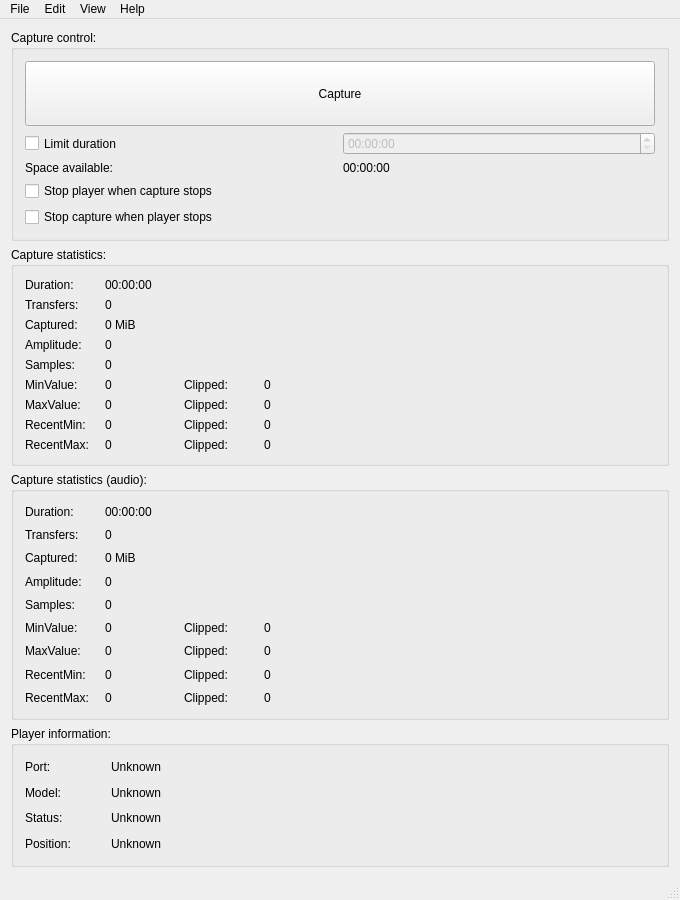
<?xml version="1.0" encoding="UTF-8"?>
<ui version="4.0">
 <class>MainWindow</class>
 <widget class="QMainWindow" name="MainWindow">
  <property name="geometry">
   <rect>
    <x>0</x>
    <y>0</y>
    <width>680</width>
    <height>900</height>
   </rect>
  </property>
  <property name="minimumSize">
   <size>
    <width>680</width>
    <height>900</height>
   </size>
  </property>
  <property name="windowTitle">
   <string>Domesday Duplicator</string>
  </property>
  <property name="windowIcon">
   <iconset>
    <normaloff>:/graphics/ApplicationIcon/DomesdayDuplicator_128x128.png</normaloff>:/graphics/ApplicationIcon/DomesdayDuplicator_128x128.png</iconset>
  </property>
  <widget class="QWidget" name="centralWidget">
   <layout class="QVBoxLayout" name="verticalLayout">
    <item>
     <widget class="QGroupBox" name="captureControlGroupBox">
      <property name="sizePolicy">
       <sizepolicy hsizetype="Preferred" vsizetype="Preferred">
        <horstretch>0</horstretch>
        <verstretch>60</verstretch>
       </sizepolicy>
      </property>
      <property name="minimumSize">
       <size>
        <width>0</width>
        <height>0</height>
       </size>
      </property>
      <property name="title">
       <string>Capture control:</string>
      </property>
      <layout class="QHBoxLayout" name="captureControlHorizontalLayout">
       <property name="spacing">
        <number>20</number>
       </property>
       <item>
        <layout class="QVBoxLayout" name="captureControlVerticalLayout">
         <property name="spacing">
          <number>6</number>
         </property>
         <item>
          <widget class="QPushButton" name="capturePushButton">
           <property name="sizePolicy">
            <sizepolicy hsizetype="Expanding" vsizetype="Expanding">
             <horstretch>0</horstretch>
             <verstretch>0</verstretch>
            </sizepolicy>
           </property>
           <property name="minimumSize">
            <size>
             <width>0</width>
             <height>0</height>
            </size>
           </property>
           <property name="text">
            <string>Capture</string>
           </property>
          </widget>
         </item>
         <item>
          <layout class="QGridLayout" name="captureControlGridLayout">
           <item row="2" column="0" colspan="2">
            <widget class="QCheckBox" name="stopPlayerWhenCaptureStops">
             <property name="text">
              <string>Stop player when capture stops</string>
             </property>
            </widget>
           </item>
           <item row="1" column="1">
            <widget class="QLabel" name="spaceAvailableLabel">
             <property name="sizePolicy">
              <sizepolicy hsizetype="Preferred" vsizetype="Expanding">
               <horstretch>0</horstretch>
               <verstretch>0</verstretch>
              </sizepolicy>
             </property>
             <property name="text">
              <string>00:00:00</string>
             </property>
            </widget>
           </item>
           <item row="0" column="1">
            <widget class="QTimeEdit" name="durationLimitTimeEdit">
             <property name="enabled">
              <bool>false</bool>
             </property>
             <property name="sizePolicy">
              <sizepolicy hsizetype="Preferred" vsizetype="Expanding">
               <horstretch>0</horstretch>
               <verstretch>0</verstretch>
              </sizepolicy>
             </property>
             <property name="displayFormat">
              <string>HH:mm:ss</string>
             </property>
            </widget>
           </item>
           <item row="0" column="0">
            <widget class="QCheckBox" name="limitDurationCheckBox">
             <property name="sizePolicy">
              <sizepolicy hsizetype="Preferred" vsizetype="Preferred">
               <horstretch>0</horstretch>
               <verstretch>0</verstretch>
              </sizepolicy>
             </property>
             <property name="text">
              <string>Limit duration</string>
             </property>
            </widget>
           </item>
           <item row="1" column="0">
            <widget class="QLabel" name="spaceAvailablePreLabel">
             <property name="text">
              <string>Space available:</string>
             </property>
            </widget>
           </item>
           <item row="3" column="0" colspan="2">
            <widget class="QCheckBox" name="stopCaptureWhenPlayerStops">
             <property name="text">
              <string>Stop capture when player stops</string>
             </property>
            </widget>
           </item>
          </layout>
         </item>
        </layout>
       </item>
       <!-- <item>
        <widget class="QLabel" name="dddLogoLabel">
         <property name="sizePolicy">
          <sizepolicy hsizetype="Fixed" vsizetype="Fixed">
           <horstretch>0</horstretch>
           <verstretch>0</verstretch>
          </sizepolicy>
         </property>
         <property name="minimumSize">
          <size>
           <width>150</width>
           <height>150</height>
          </size>
         </property>
         <property name="text">
          <string/>
         </property>
         <property name="pixmap">
          <pixmap resource="resources.qrc">:/graphics/logo/logo_150.png</pixmap>
         </property>
         <property name="scaledContents">
          <bool>true</bool>
         </property>
         <property name="margin">
          <number>0</number>
         </property>
        </widget>
       </item> -->
      </layout>
     </widget>
    </item>
    <item>
     <widget class="QGroupBox" name="captureStatsGroupBox">
      <property name="sizePolicy">
       <sizepolicy hsizetype="Preferred" vsizetype="Preferred">
        <horstretch>0</horstretch>
        <verstretch>40</verstretch>
       </sizepolicy>
      </property>
      <property name="minimumSize">
       <size>
        <width>0</width>
        <height>0</height>
       </size>
      </property>
      <property name="maximumSize">
       <size>
        <width>16777215</width>
        <height>16777215</height>
       </size>
      </property>
      <property name="title">
       <string>Capture statistics:</string>
      </property>
      <layout class="QHBoxLayout" name="captureStatsHorizontalLayout">
       <item>
        <layout class="QGridLayout" name="captureStatsGridLayout" columnstretch="0,0,0,0">
         <item row="7" column="3">
          <widget class="QLabel" name="recentMinValueClippedLabel">
           <property name="text">
            <string>0</string>
           </property>
          </widget>
         </item>
         <item row="5" column="3">
          <widget class="QLabel" name="minValueClippedLabel">
           <property name="minimumSize">
            <size>
             <width>50</width>
             <height>0</height>
            </size>
           </property>
           <property name="text">
            <string>0</string>
           </property>
          </widget>
         </item>
         <item row="7" column="2">
          <widget class="QLabel" name="recentMinValueClippedPreLabel">
           <property name="text">
            <string>Clipped:</string>
           </property>
          </widget>
         </item>
         <item row="7" column="0">
          <widget class="QLabel" name="recentMinValuePreLabel">
           <property name="text">
            <string>RecentMin:</string>
           </property>
          </widget>
         </item>
         <item row="5" column="0">
          <widget class="QLabel" name="minValuePreLabel">
           <property name="text">
            <string>MinValue:</string>
           </property>
          </widget>
         </item>
         <item row="2" column="0">
          <widget class="QLabel" name="dataCapturedPreLabel">
           <property name="minimumSize">
            <size>
             <width>0</width>
             <height>0</height>
            </size>
           </property>
           <property name="text">
            <string>Captured:</string>
           </property>
          </widget>
         </item>
         <item row="5" column="2">
          <widget class="QLabel" name="minValueClippedPreLabel">
           <property name="text">
            <string>Clipped:</string>
           </property>
          </widget>
         </item>
         <item row="3" column="0">
          <widget class="QLabel" name="meanAmplitudePreLabel">
           <property name="minimumSize">
            <size>
             <width>0</width>
             <height>0</height>
            </size>
           </property>
           <property name="text">
            <string>Amplitude:</string>
           </property>
          </widget>
         </item>
         <item row="0" column="1" colspan="3">
          <widget class="QLabel" name="durationLabel">
           <property name="sizePolicy">
            <sizepolicy hsizetype="Expanding" vsizetype="Preferred">
             <horstretch>0</horstretch>
             <verstretch>0</verstretch>
            </sizepolicy>
           </property>
           <property name="text">
            <string>00:00:00</string>
           </property>
          </widget>
         </item>
         <item row="6" column="2">
          <widget class="QLabel" name="maxValueClippedPreLabel">
           <property name="text">
            <string>Clipped:</string>
           </property>
          </widget>
         </item>
         <item row="6" column="3">
          <widget class="QLabel" name="maxValueClippedLabel">
           <property name="text">
            <string>0</string>
           </property>
          </widget>
         </item>
         <item row="7" column="1">
          <widget class="QLabel" name="recentMinValueLabel">
           <property name="text">
            <string>0</string>
           </property>
          </widget>
         </item>
         <item row="4" column="0">
          <widget class="QLabel" name="sampleCountPreLabel">
           <property name="text">
            <string>Samples:</string>
           </property>
          </widget>
         </item>
         <item row="5" column="1">
          <widget class="QLabel" name="minValueLabel">
           <property name="minimumSize">
            <size>
             <width>50</width>
             <height>0</height>
            </size>
           </property>
           <property name="text">
            <string>0</string>
           </property>
          </widget>
         </item>
         <item row="8" column="2">
          <widget class="QLabel" name="recentMaxValueClippedPreLabel">
           <property name="text">
            <string>Clipped:</string>
           </property>
          </widget>
         </item>
         <item row="1" column="0">
          <widget class="QLabel" name="numberOfTransfersPreLabel">
           <property name="minimumSize">
            <size>
             <width>0</width>
             <height>0</height>
            </size>
           </property>
           <property name="text">
            <string>Transfers:</string>
           </property>
          </widget>
         </item>
         <item row="2" column="1" colspan="3">
          <widget class="QLabel" name="dataCapturedLabel">
           <property name="sizePolicy">
            <sizepolicy hsizetype="Expanding" vsizetype="Preferred">
             <horstretch>0</horstretch>
             <verstretch>0</verstretch>
            </sizepolicy>
           </property>
           <property name="text">
            <string>0 MiB</string>
           </property>
          </widget>
         </item>
         <item row="4" column="1" colspan="3">
          <widget class="QLabel" name="sampleCountLabel">
           <property name="minimumSize">
            <size>
             <width>80</width>
             <height>0</height>
            </size>
           </property>
           <property name="text">
            <string>0</string>
           </property>
          </widget>
         </item>
         <item row="8" column="0">
          <widget class="QLabel" name="recentMaxValuePreLabel">
           <property name="text">
            <string>RecentMax:</string>
           </property>
          </widget>
         </item>
         <item row="3" column="1" colspan="3">
          <widget class="QLabel" name="meanAmplitudeLabel">
           <property name="sizePolicy">
            <sizepolicy hsizetype="Expanding" vsizetype="Preferred">
             <horstretch>0</horstretch>
             <verstretch>0</verstretch>
            </sizepolicy>
           </property>
           <property name="text">
            <string>0</string>
           </property>
          </widget>
         </item>
         <item row="6" column="0">
          <widget class="QLabel" name="maxValuePreLabel">
           <property name="text">
            <string>MaxValue:</string>
           </property>
          </widget>
         </item>
         <item row="0" column="0">
          <widget class="QLabel" name="durationPreLabel">
           <property name="minimumSize">
            <size>
             <width>0</width>
             <height>0</height>
            </size>
           </property>
           <property name="text">
            <string>Duration:</string>
           </property>
          </widget>
         </item>
         <item row="8" column="1">
          <widget class="QLabel" name="recentMaxValueLabel">
           <property name="text">
            <string>0</string>
           </property>
          </widget>
         </item>
         <item row="8" column="3">
          <widget class="QLabel" name="recentMaxValueClippedLabel">
           <property name="text">
            <string>0</string>
           </property>
          </widget>
         </item>
         <item row="6" column="1">
          <widget class="QLabel" name="maxValueLabel">
           <property name="text">
            <string>0</string>
           </property>
          </widget>
         </item>
         <item row="1" column="1" colspan="3">
          <widget class="QLabel" name="numberOfTransfersLabel">
           <property name="sizePolicy">
            <sizepolicy hsizetype="Expanding" vsizetype="Preferred">
             <horstretch>0</horstretch>
             <verstretch>0</verstretch>
            </sizepolicy>
           </property>
           <property name="text">
            <string>0</string>
           </property>
          </widget>
         </item>
        </layout>
       </item>
       <item>
        <widget class="AmplitudeMeasurement" name="am" native="true">
         <property name="minimumSize">
          <size>
           <width>180</width>
           <height>0</height>
          </size>
         </property>
        </widget>
       </item>
      </layout>
     </widget>
    </item>
    <item>
     <widget class="QGroupBox" name="captureStatsGroupBox_2">
      <property name="sizePolicy">
       <sizepolicy hsizetype="Preferred" vsizetype="Preferred">
        <horstretch>0</horstretch>
        <verstretch>40</verstretch>
       </sizepolicy>
      </property>
      <property name="minimumSize">
       <size>
        <width>0</width>
        <height>248</height>
       </size>
      </property>
      <property name="maximumSize">
       <size>
        <width>16777215</width>
        <height>16777215</height>
       </size>
      </property>
      <property name="title">
       <string>Capture statistics (audio):</string>
      </property>
      <layout class="QHBoxLayout" name="captureStatsHorizontalLayout_2">
       <item>
        <layout class="QGridLayout" name="captureStatsGridLayout_2" columnstretch="0,0,0,0">
         <item row="7" column="3">
          <widget class="QLabel" name="recentMinValueClippedLabel_2">
           <property name="text">
            <string>0</string>
           </property>
          </widget>
         </item>
         <item row="5" column="3">
          <widget class="QLabel" name="minValueClippedLabel_2">
           <property name="minimumSize">
            <size>
             <width>50</width>
             <height>0</height>
            </size>
           </property>
           <property name="text">
            <string>0</string>
           </property>
          </widget>
         </item>
         <item row="7" column="2">
          <widget class="QLabel" name="recentMinValueClippedPreLabel_2">
           <property name="text">
            <string>Clipped:</string>
           </property>
          </widget>
         </item>
         <item row="7" column="0">
          <widget class="QLabel" name="recentMinValuePreLabel_2">
           <property name="text">
            <string>RecentMin:</string>
           </property>
          </widget>
         </item>
         <item row="5" column="0">
          <widget class="QLabel" name="minValuePreLabel_2">
           <property name="text">
            <string>MinValue:</string>
           </property>
          </widget>
         </item>
         <item row="2" column="0">
          <widget class="QLabel" name="dataCapturedPreLabel_2">
           <property name="minimumSize">
            <size>
             <width>0</width>
             <height>0</height>
            </size>
           </property>
           <property name="text">
            <string>Captured:</string>
           </property>
          </widget>
         </item>
         <item row="5" column="2">
          <widget class="QLabel" name="minValueClippedPreLabel_2">
           <property name="text">
            <string>Clipped:</string>
           </property>
          </widget>
         </item>
         <item row="3" column="0">
          <widget class="QLabel" name="meanAmplitudePreLabel_2">
           <property name="minimumSize">
            <size>
             <width>0</width>
             <height>0</height>
            </size>
           </property>
           <property name="text">
            <string>Amplitude:</string>
           </property>
          </widget>
         </item>
         <item row="0" column="1" colspan="3">
          <widget class="QLabel" name="durationLabel_2">
           <property name="sizePolicy">
            <sizepolicy hsizetype="Expanding" vsizetype="Preferred">
             <horstretch>0</horstretch>
             <verstretch>0</verstretch>
            </sizepolicy>
           </property>
           <property name="text">
            <string>00:00:00</string>
           </property>
          </widget>
         </item>
         <item row="6" column="2">
          <widget class="QLabel" name="maxValueClippedPreLabel_2">
           <property name="text">
            <string>Clipped:</string>
           </property>
          </widget>
         </item>
         <item row="6" column="3">
          <widget class="QLabel" name="maxValueClippedLabel_2">
           <property name="text">
            <string>0</string>
           </property>
          </widget>
         </item>
         <item row="7" column="1">
          <widget class="QLabel" name="recentMinValueLabel_2">
           <property name="text">
            <string>0</string>
           </property>
          </widget>
         </item>
         <item row="4" column="0">
          <widget class="QLabel" name="sampleCountPreLabel_2">
           <property name="text">
            <string>Samples:</string>
           </property>
          </widget>
         </item>
         <item row="5" column="1">
          <widget class="QLabel" name="minValueLabel_2">
           <property name="minimumSize">
            <size>
             <width>50</width>
             <height>0</height>
            </size>
           </property>
           <property name="text">
            <string>0</string>
           </property>
          </widget>
         </item>
         <item row="8" column="2">
          <widget class="QLabel" name="recentMaxValueClippedPreLabel_2">
           <property name="text">
            <string>Clipped:</string>
           </property>
          </widget>
         </item>
         <item row="1" column="0">
          <widget class="QLabel" name="numberOfTransfersPreLabel_2">
           <property name="minimumSize">
            <size>
             <width>0</width>
             <height>0</height>
            </size>
           </property>
           <property name="text">
            <string>Transfers:</string>
           </property>
          </widget>
         </item>
         <item row="2" column="1" colspan="3">
          <widget class="QLabel" name="dataCapturedLabel_2">
           <property name="sizePolicy">
            <sizepolicy hsizetype="Expanding" vsizetype="Preferred">
             <horstretch>0</horstretch>
             <verstretch>0</verstretch>
            </sizepolicy>
           </property>
           <property name="text">
            <string>0 MiB</string>
           </property>
          </widget>
         </item>
         <item row="4" column="1" colspan="3">
          <widget class="QLabel" name="sampleCountLabel_2">
           <property name="minimumSize">
            <size>
             <width>80</width>
             <height>0</height>
            </size>
           </property>
           <property name="text">
            <string>0</string>
           </property>
          </widget>
         </item>
         <item row="8" column="0">
          <widget class="QLabel" name="recentMaxValuePreLabel_2">
           <property name="text">
            <string>RecentMax:</string>
           </property>
          </widget>
         </item>
         <item row="3" column="1" colspan="3">
          <widget class="QLabel" name="meanAmplitudeLabel_2">
           <property name="sizePolicy">
            <sizepolicy hsizetype="Expanding" vsizetype="Preferred">
             <horstretch>0</horstretch>
             <verstretch>0</verstretch>
            </sizepolicy>
           </property>
           <property name="text">
            <string>0</string>
           </property>
          </widget>
         </item>
         <item row="6" column="0">
          <widget class="QLabel" name="maxValuePreLabel_2">
           <property name="text">
            <string>MaxValue:</string>
           </property>
          </widget>
         </item>
         <item row="0" column="0">
          <widget class="QLabel" name="durationPreLabel_2">
           <property name="minimumSize">
            <size>
             <width>0</width>
             <height>0</height>
            </size>
           </property>
           <property name="text">
            <string>Duration:</string>
           </property>
          </widget>
         </item>
         <item row="8" column="1">
          <widget class="QLabel" name="recentMaxValueLabel_2">
           <property name="text">
            <string>0</string>
           </property>
          </widget>
         </item>
         <item row="8" column="3">
          <widget class="QLabel" name="recentMaxValueClippedLabel_2">
           <property name="text">
            <string>0</string>
           </property>
          </widget>
         </item>
         <item row="6" column="1">
          <widget class="QLabel" name="maxValueLabel_2">
           <property name="text">
            <string>0</string>
           </property>
          </widget>
         </item>
         <item row="1" column="1" colspan="3">
          <widget class="QLabel" name="numberOfTransfersLabel_2">
           <property name="sizePolicy">
            <sizepolicy hsizetype="Expanding" vsizetype="Preferred">
             <horstretch>0</horstretch>
             <verstretch>0</verstretch>
            </sizepolicy>
           </property>
           <property name="text">
            <string>0</string>
           </property>
          </widget>
         </item>
        </layout>
       </item>
       <item>
        <widget class="AmplitudeMeasurement" name="am_2" native="true">
         <property name="minimumSize">
          <size>
           <width>180</width>
           <height>0</height>
          </size>
         </property>
        </widget>
       </item>
      </layout>
     </widget>
    </item>
    <item>
     <widget class="QGroupBox" name="playerInfoGroupBox">
      <property name="enabled">
       <bool>true</bool>
      </property>
      <property name="sizePolicy">
       <sizepolicy hsizetype="Preferred" vsizetype="Preferred">
        <horstretch>0</horstretch>
        <verstretch>40</verstretch>
       </sizepolicy>
      </property>
      <property name="minimumSize">
       <size>
        <width>0</width>
        <height>0</height>
       </size>
      </property>
      <property name="maximumSize">
       <size>
        <width>16777215</width>
        <height>16777215</height>
       </size>
      </property>
      <property name="title">
       <string>Player information:</string>
      </property>
      <layout class="QHBoxLayout" name="playerInfoHorizontalLayout">
       <item>
        <layout class="QGridLayout" name="playerInfoGridLayout" columnminimumwidth="80,0">
         <item row="0" column="0">
          <widget class="QLabel" name="playerPortPreLabel">
           <property name="minimumSize">
            <size>
             <width>0</width>
             <height>0</height>
            </size>
           </property>
           <property name="text">
            <string>Port:</string>
           </property>
          </widget>
         </item>
         <item row="0" column="1">
          <widget class="QLabel" name="playerPortLabel">
           <property name="sizePolicy">
            <sizepolicy hsizetype="Expanding" vsizetype="Preferred">
             <horstretch>0</horstretch>
             <verstretch>0</verstretch>
            </sizepolicy>
           </property>
           <property name="text">
            <string>Unknown</string>
           </property>
          </widget>
         </item>
         <item row="1" column="0">
          <widget class="QLabel" name="playerModelPreLabel">
           <property name="minimumSize">
            <size>
             <width>0</width>
             <height>0</height>
            </size>
           </property>
           <property name="text">
            <string>Model:</string>
           </property>
          </widget>
         </item>
         <item row="1" column="1">
          <widget class="QLabel" name="playerModelLabel">
           <property name="sizePolicy">
            <sizepolicy hsizetype="Expanding" vsizetype="Preferred">
             <horstretch>0</horstretch>
             <verstretch>0</verstretch>
            </sizepolicy>
           </property>
           <property name="text">
            <string>Unknown</string>
           </property>
          </widget>
         </item>
         <item row="2" column="0">
          <widget class="QLabel" name="playerStatusPreLabel">
           <property name="minimumSize">
            <size>
             <width>0</width>
             <height>0</height>
            </size>
           </property>
           <property name="text">
            <string>Status:</string>
           </property>
          </widget>
         </item>
         <item row="2" column="1">
          <widget class="QLabel" name="playerStatusLabel">
           <property name="sizePolicy">
            <sizepolicy hsizetype="Expanding" vsizetype="Preferred">
             <horstretch>0</horstretch>
             <verstretch>0</verstretch>
            </sizepolicy>
           </property>
           <property name="text">
            <string>Unknown</string>
           </property>
          </widget>
         </item>
         <item row="3" column="0">
          <widget class="QLabel" name="playerPositionPreLabel">
           <property name="minimumSize">
            <size>
             <width>0</width>
             <height>0</height>
            </size>
           </property>
           <property name="text">
            <string>Position:</string>
           </property>
          </widget>
         </item>
         <item row="3" column="1">
          <widget class="QLabel" name="playerPositionLabel">
           <property name="sizePolicy">
            <sizepolicy hsizetype="Expanding" vsizetype="Preferred">
             <horstretch>0</horstretch>
             <verstretch>0</verstretch>
            </sizepolicy>
           </property>
           <property name="text">
            <string>Unknown</string>
           </property>
          </widget>
         </item>
        </layout>
       </item>
      </layout>
     </widget>
    </item>
   </layout>
  </widget>
  <widget class="QMenuBar" name="menuBar">
   <property name="geometry">
    <rect>
     <x>0</x>
     <y>0</y>
     <width>680</width>
     <height>18</height>
    </rect>
   </property>
   <widget class="QMenu" name="menuFile">
    <property name="title">
     <string>File</string>
    </property>
    <addaction name="actionExit"/>
   </widget>
   <widget class="QMenu" name="menuEdit">
    <property name="title">
     <string>Edit</string>
    </property>
    <addaction name="actionTest_mode"/>
    <addaction name="actionPreferences"/>
   </widget>
   <widget class="QMenu" name="menuView">
    <property name="title">
     <string>View</string>
    </property>
    <addaction name="actionAdvanced_naming"/>
    <addaction name="actionPlayer_remote"/>
    <addaction name="actionAutomatic_capture"/>
   </widget>
   <widget class="QMenu" name="menuHelp">
    <property name="title">
     <string>Help</string>
    </property>
    <addaction name="actionAbout"/>
   </widget>
   <addaction name="menuFile"/>
   <addaction name="menuEdit"/>
   <addaction name="menuView"/>
   <addaction name="menuHelp"/>
  </widget>
  <widget class="QStatusBar" name="statusBar"/>
  <action name="actionExit">
   <property name="text">
    <string>Exit</string>
   </property>
  </action>
  <action name="actionPreferences">
   <property name="text">
    <string>Preferences</string>
   </property>
  </action>
  <action name="actionPlayer_remote">
   <property name="text">
    <string>Player remote and commands</string>
   </property>
  </action>
  <action name="actionLog_file">
   <property name="text">
    <string>Log file</string>
   </property>
  </action>
  <action name="actionAbout">
   <property name="text">
    <string>About</string>
   </property>
  </action>
  <action name="actionTest_mode">
   <property name="checkable">
    <bool>true</bool>
   </property>
   <property name="text">
    <string>Test mode</string>
   </property>
  </action>
  <action name="actionAutomatic_capture">
   <property name="text">
    <string>Automatic capture</string>
   </property>
  </action>
  <action name="actionAdvanced_naming">
   <property name="text">
    <string>Advanced naming and metadata</string>
   </property>
  </action>
 </widget>
 <layoutdefault spacing="6" margin="11"/>
 <customwidgets>
  <customwidget>
   <class>AmplitudeMeasurement</class>
   <extends>QWidget</extends>
   <header>amplitudemeasurement.h</header>
   <container>1</container>
  </customwidget>
 </customwidgets>
 <tabstops>
  <tabstop>capturePushButton</tabstop>
  <tabstop>limitDurationCheckBox</tabstop>
  <tabstop>durationLimitTimeEdit</tabstop>
 </tabstops>
 <resources>
  <include location="resources.qrc"/>
 </resources>
 <connections/>
</ui>
